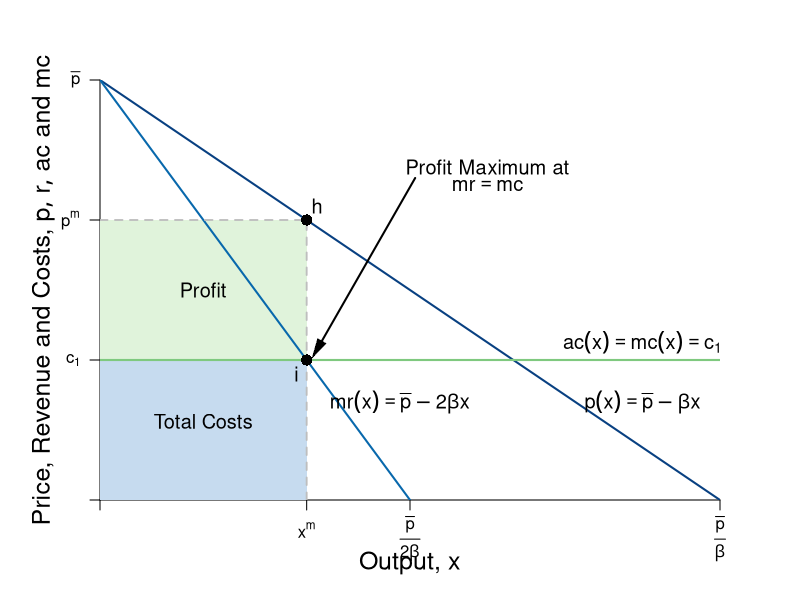

The R script that drew this image:
#Graph Designer: Simon Halliday
#Authors: Bowles, Foley and Halliday
#Title: Coordination, Conflict and Competition: A Text in Microeconomics

require(shape)
pdf(file = "competitionmarkets/monopolist_profit.pdf", width = 9, height = 7)

#Set parameters for graphics
axislabelsize <- 1.5
labelsize <- 1.2
graphlinewidth <- 2
segmentlinewidth <- 1.8

COL <- c("#7fc97f", "#beaed4", "#fdc086", "#ffff99", "#386cb0", "#f0027f", "#bf5b17", "#666666")
COLA <- c("#e0f3db", "#99d8c9","#66c2a4","#41ae76", "#238b45", "#005824")
COLB <- c("#c6dbef", "#4eb3d3", "#2b8cbe", "#0868ac","#084081")

#Edited the margins to cater for the larger LHS labels
par(mar =  c(5, 5, 4, 4))

AvgRevenue <- function(x, rmax = 12, xmax = 12){
  rmax - (rmax/xmax)*x
}
  
MRevenue <- function(x, rmax = 12, xmax = 12){
  rmax - 2*(rmax/xmax)*x
}

AvgCost <- function(x, c0 = 2, c1 = 4){
  c0/x + c1
}

xlims <- c(0, 12)
ylims <- c(0, 12)

npts <- 501 
x <- seq(xlims[1], xlims[2], length.out = npts)
y <- seq(ylims[1], ylims[2], length.out = npts) 
a <- c(13, 16.75, 19.25)

plot(0, 0, xlim = xlims, ylim = ylims, type = "n",
     xlab = expression(paste("")),
     ylab = expression(paste("")), 
     xaxt = "n", 
     yaxt = "n", 
     cex.lab = axislabelsize, 
     bty = "n",
     xaxs="i", 
     yaxs="i")

# ticksy <- seq(from = ylims[1], to = ylims[2], by = 1)
# ylabels <- seq(from = ylims[1], to = ylims[2], by = 1)
# ticksx <- seq(from = xlims[1], to = xlims[2], by = 1)
# xlabels <- seq(from = xlims[1], to = xlims[2], by = 1)
ticksy <- c(0, 4, AvgRevenue(x = 4), ylims[2])
ylabels <- c(NA, expression(paste(c[1])), expression(paste(p^{m})), expression(paste(bar(p))))
ticksx <- c(0, 4, 6, xlims[2])
xlabels <- c(NA, expression(paste(x^{m})), expression(paste(frac(bar(p),2*beta))), expression(paste(frac(bar(p),beta))))

axis(1, at = ticksx, pos = 0, labels = FALSE)
text(x = c(0, 4, 6, xlims[2]), par("usr")[3] - 0.4, labels = xlabels, srt = 0, pos = 1, xpd = TRUE)
axis(2, at = ticksy, pos = 0, labels = ylabels, las = 1)

npts <- 500 
xx1 <- seq(xlims[1], xlims[2], length.out = npts)
xx3 <- seq(2, 6, length.out = npts)

#Draw the polygon for profit
xpoly1 <- c(0, 4, 4, 0, 0)
ypoly1 <- c(4, 4, AvgRevenue(x = 4), AvgRevenue(x = 4), 4)
polygon(x = xpoly1, y = ypoly1, col=COLA[1], density=NULL, border = NA)

#Draw the polygon for costs
xpoly2 <- c(0, 4, 4, 0, 0)
ypoly2 <- c(0, 0, 4, 4, 4)
polygon(x = xpoly2, y = ypoly2, col=COLB[1], density=NULL, border = NA)

#lines(xx1, bcA(xx1, w = 10, p = 1.5), col = COLB[3], lwd = graphlinewidth)
lines(xx1, AvgRevenue(xx1, rmax = 12, xmax = 12), col = COLB[5], lwd = graphlinewidth)
lines(xx1, MRevenue(xx1, rmax = 12, xmax = 12), col = COLB[4], lwd = graphlinewidth)
#lines(xx1, AvgCost(xx1, c0 = 2, c1 = 4), col = COLA[5], lwd = graphlinewidth)

#Label the axes
text(0.5*(xlims[2]), -1.8, expression(paste("Output, ", x)), xpd = TRUE, cex = axislabelsize) 
#mtext(expression(paste("Quantity of output, ", x)), side=1, line = 2.5, cex = axislabelsize)
text(-1.1, 0.5*ylims[2], expression(paste("Price, Revenue and Costs, ", list(p, r, ac), " and ", mc)), xpd = TRUE, cex = axislabelsize, srt = 90) 

#Label curves
text(10.5, 4.5, expression(paste(ac(x) == mc(x),phantom() == c[1])), cex = labelsize)
text(10.5, 2.8, expression(paste(p(x) == bar(p) - beta*x)), cex = labelsize)
text(5.8, 2.8, expression(paste(mr(x) == bar(p) - 2*beta*x)), cex = labelsize)

#Labels cost and profit areas
text(2, 0.5*AvgCost(x = 4), expression("Total Costs"), cex = labelsize)
text(2, 6, expression("Profit"), cex = labelsize)

#Draw segments for total costs
segments(0, AvgRevenue(x = 4), 4, AvgRevenue(x = 4), lty = 2, col = "gray" , lwd = segmentlinewidth)
segments(4, 0, 4, AvgRevenue(x = 4), lty = 2, col = "gray" , lwd = segmentlinewidth)
segments(0, 4, xlims[2], 4, lty = 1, col = COL[1] , lwd = graphlinewidth)

#Label Points for comparison
points(4, MRevenue(x = 4), pch = 16, col = "black", cex = 1.5)
text(3.8, MRevenue(x = 4) - 0.4, expression(i), cex = labelsize)


points(4, AvgRevenue(x = 4), pch = 16, col = "black", cex = 1.5)
text(4.2, AvgRevenue(x = 4) + 0.4, expression(h), cex = labelsize)


#Arrow to mr = mc
text(7.5, 9.5, expression(paste("Profit Maximum at")), cex = labelsize)
text(7.5, 9, expression(paste(mr == mc)), cex = labelsize)
Arrows(6.1, 9.2, 4.2, 4.3, col = "black", lty = 1, lwd = 2, arr.type = "triangle", arr.lwd = 0.5)



dev.off()
